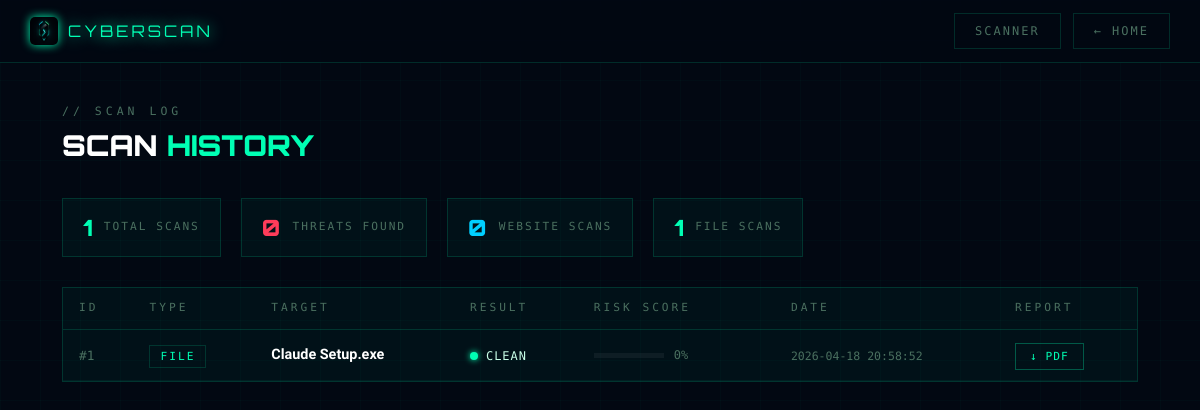
The app's page /history with its own data.
### tables this page shows
CREATE TABLE scans (
                id INTEGER PRIMARY KEY AUTOINCREMENT,
                scan_type TEXT NOT NULL,
                target TEXT NOT NULL,
                result TEXT,
                score INTEGER,
                details TEXT,
                scanned_at TEXT NOT NULL
            );

### app.py (the view)
@app.route("/history")
def history():
    scans = get_all_scans()
    return render_template("history.html", scans=scans)

### app.py (called while the page is built)
def get_db():
    db = sqlite3.connect("scans.db")
    db.row_factory = sqlite3.Row
    return db

def get_all_scans():
    with get_db() as db:
        return db.execute("SELECT * FROM scans ORDER BY id DESC").fetchall()

### templates/history.html (shortened to what this page needs)
<!DOCTYPE html>
<html lang="en">
<head>
    <link href="https://cdn.jsdelivr.net/npm/bootstrap@5.3.0/dist/css/bootstrap.min.css" rel="stylesheet">
</head>
<body>
<nav class="navbar">
    <a class="navbar-brand" href="/">
        <img src="{{ url_for('static', filename='logo.png') }}" alt="logo" class="nav-logo">
        CYBERSCAN
    </a>
    <div style="display:flex; gap:12px;">
        <a href="/scanner" class="btn-back">SCANNER</a>
        <a href="/" class="btn-back">← HOME</a>
    </div>
</nav>
<div class="page-wrap">
<div class="container" style="max-width: 1100px;">
    <div class="page-header">
        <div class="page-tag">// SCAN LOG</div>
        <h1 class="page-title">SCAN <span>HISTORY</span></h1>
    </div>
    {% if scans %}
    <div class="stats-bar">
        <div class="stat-pill">
            <span class="stat-pill-num">{{ scans|length }}</span>
            <span class="stat-pill-label">TOTAL SCANS</span>
        </div>
        <div class="stat-pill">
            <span class="stat-pill-num" style="color:#ff3c5a;">
                {{ scans|selectattr('result','equalto','malicious')|list|length }}
            </span>
            <span class="stat-pill-label">THREATS FOUND</span>
        </div>
        <div class="stat-pill">
            <span class="stat-pill-num" style="color:#00cfff;">
                {{ scans|selectattr('scan_type','equalto','website')|list|length }}
            </span>
            <span class="stat-pill-label">WEBSITE SCANS</span>
        </div>
        <div class="stat-pill">
            <span class="stat-pill-num">
                {{ scans|selectattr('scan_type','equalto','file')|list|length }}
            </span>
            <span class="stat-pill-label">FILE SCANS</span>
        </div>
    </div>
    <div class="table-wrap">
        <table class="history-table">
            <thead>
                <tr>
                    <th>ID</th>
                    <th>TYPE</th>
                    <th>TARGET</th>
                    <th>RESULT</th>
                    <th>RISK SCORE</th>
                    <th>DATE</th>
                    <th>REPORT</th>
                </tr>
            </thead>
            <tbody>
                {% for scan in scans %}
                <tr>
                    <td><span class="scan-id">#{{ scan.id }}</span></td>
                    <td>
                        {% if scan.scan_type == 'file' %}
                            <span class="type-badge">FILE</span>
                        {% else %}
                            <span class="type-badge website">WEB</span>
                        {% endif %}
                    </td>
                    <td><div class="scan-target" title="{{ scan.target }}">{{ scan.target }}</div></td>
                    <td>
                        <span class="result-dot">
                            {% if scan.result == 'malicious' %}
                                <span class="dot dot-malicious"></span> MALICIOUS
                            {% elif scan.result == 'suspicious' %}
                                <span class="dot dot-suspicious"></span> SUSPICIOUS
                            {% elif scan.result == 'vulnerable' %}
                                <span class="dot dot-vulnerable"></span> VULNERABLE
                            {% else %}
                                <span class="dot dot-safe"></span> CLEAN
                            {% endif %}
                        </span>
                    </td>
                    <td>
                        <div class="score-cell">
                            <div class="score-mini-wrap">
                            </div>
                            <span class="score-num">{{ scan.score }}%</span>
                        </div>
                    </td>
                    <td><span class="scan-date">{{ scan.scanned_at }}</span></td>
                    <td>
                        <a href="/report/{{ scan.id }}" class="btn-pdf" target="_blank">↓ PDF</a>
                    </td>
                </tr>
                {% endfor %}
            </tbody>
        </table>
    </div>
    {% endif %}
</div>
</div>
</body>
</html>

### templates/history.html (style rules this page uses)
:root { --bg: #020812; --surface: rgba(0,255,180,0.04); --border: rgba(0,255,180,0.15); --accent: #00ffb4; --danger: #ff3c5a; --warning: #ffd60a; --text: #c8ffe8; --muted: #4a7060; --glow: 0 0 30px rgba(0,255,180,0.2); }
* { box-sizing: border-box; margin: 0; padding: 0; }
body { background: var(--bg); color: var(--text); font-family: 'Rajdhani', sans-serif; min-height: 100vh; }
body::before { content: ''; position: fixed; inset: 0; background-image: linear-gradient(rgba(0,255,180,0.025) 1px, transparent 1px), linear-gradient(90deg, rgba(0,255,180,0.025) 1px, transparent 1px); background-size: 40px 40px; pointer-events: none; z-index: 0; }
.navbar { background: rgba(2,8,18,0.95); border-bottom: 1px solid var(--border); backdrop-filter: blur(20px); padding: 12px 30px; display: flex; align-items: center; justify-content: space-between; position: sticky; top: 0; z-index: 100; }
.navbar-brand { font-family: 'Orbitron', monospace; font-size: 1rem; color: var(--accent); letter-spacing: 3px; text-shadow: 0 0 15px var(--accent); text-decoration: none; display: flex; align-items: center; gap: 10px; }
.nav-logo { width: 28px; height: 28px; border-radius: 5px; filter: drop-shadow(0 0 5px var(--accent)); }
.btn-back { font-family: 'Share Tech Mono', monospace; font-size: 0.75rem; letter-spacing: 2px; padding: 8px 20px; border: 1px solid var(--border); color: var(--muted); background: transparent; text-decoration: none; transition: 0.3s; }
.page-wrap { position: relative; z-index: 2; padding: 40px 0 80px; }
.page-header { margin-bottom: 35px; }
.page-tag { font-family: 'Share Tech Mono', monospace; font-size: 0.72rem; color: var(--muted); letter-spacing: 4px; margin-bottom: 8px; }
.page-title { font-family: 'Orbitron', monospace; font-size: 1.8rem; font-weight: 900; color: #fff; }
.page-title span { color: var(--accent); }
.stats-bar { display: flex; gap: 20px; margin-bottom: 30px; flex-wrap: wrap; }
.stat-pill { background: var(--surface); border: 1px solid var(--border); padding: 12px 20px; display: flex; align-items: center; gap: 12px; }
.stat-pill-num { font-family: 'Orbitron', monospace; font-size: 1.4rem; font-weight: 900; color: var(--accent); }
.stat-pill-label { font-family: 'Share Tech Mono', monospace; font-size: 0.7rem; color: var(--muted); letter-spacing: 2px; }
.history-table { width: 100%; border-collapse: collapse; font-size: 0.92rem; }
.history-table thead tr { border-bottom: 1px solid var(--border); }
.history-table th { font-family: 'Share Tech Mono', monospace; font-size: 0.7rem; letter-spacing: 3px; color: var(--muted); padding: 12px 16px; font-weight: normal; text-align: left; }
.history-table tbody tr { border-bottom: 1px solid rgba(0,255,180,0.06); transition: 0.2s; }
.history-table td { padding: 14px 16px; vertical-align: middle; }
.scan-id { font-family: 'Share Tech Mono', monospace; font-size: 0.8rem; color: var(--muted); }
.type-badge { font-family: 'Share Tech Mono', monospace; font-size: 0.7rem; letter-spacing: 2px; padding: 4px 10px; border: 1px solid var(--border); color: var(--accent); }
.scan-target { font-weight: 600; color: #fff; font-size: 0.9rem; max-width: 220px; overflow: hidden; text-overflow: ellipsis; white-space: nowrap; }
.result-dot { display: inline-flex; align-items: center; gap: 8px; font-family: 'Share Tech Mono', monospace; font-size: 0.75rem; letter-spacing: 1px; }
.dot { width: 8px; height: 8px; border-radius: 50%; }
.dot-safe { background: var(--accent); box-shadow: 0 0 6px var(--accent); }
.score-cell { display: flex; align-items: center; gap: 10px; }
.score-mini-wrap { width: 70px; height: 5px; background: rgba(255,255,255,0.05); }
.score-num { font-family: 'Share Tech Mono', monospace; font-size: 0.75rem; color: var(--muted); width: 32px; }
.scan-date { font-family: 'Share Tech Mono', monospace; font-size: 0.72rem; color: var(--muted); }
.btn-pdf { font-family: 'Share Tech Mono', monospace; font-size: 0.7rem; letter-spacing: 1px; padding: 6px 14px; border: 1px solid rgba(0,255,180,0.3); color: var(--accent); background: transparent; text-decoration: none; transition: 0.3s; white-space: nowrap; }
.table-wrap { background: var(--surface); border: 1px solid var(--border); overflow-x: auto; }
a { color: inherit; }

### records on screen
scans: id "1", scan_type "FILE", target "Claude Setup.exe", result "CLEAN", score "0", scanned_at "2026-04-18 20:58:52"

### other values on screen
{{ scans|length }} "1"
{{ scans|selectattr('result','equalto','malicious')|list|length }} "0"
{{ scans|selectattr('scan_type','equalto','website')|list|length }} "0"
{{ scans|selectattr('scan_type','equalto','file')|list|length }} "1"
